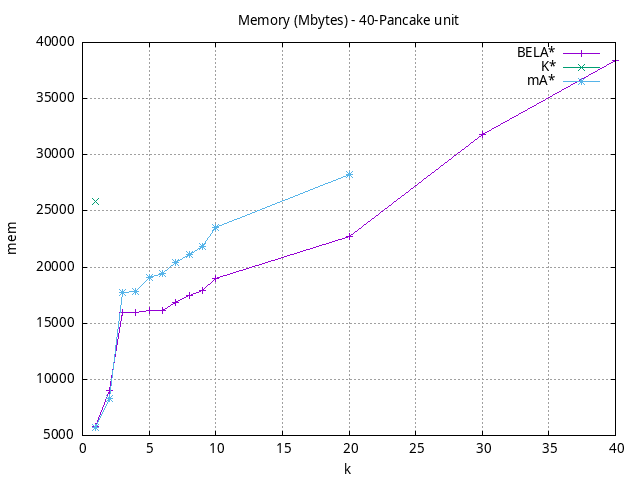

The gnuplot source for this figure:
#!/usr/bin/gnuplot
# -*- coding: utf-8 -*-
#
# results/n-pancake/unit/40/40pancake.heuristic.mem.gnuplot
#
# Started on 04/11/2024 16:45:01
# Author: Carlos Linares López
set grid
set xlabel "k"
set ylabel "mem"

set title "Memory (Mbytes) - 40-Pancake unit"

set terminal png enhanced font "Ariel,10"
set output '40pancake.heuristic.mem.png'

plot "-" title "BELA*"      with linesp, "-" title "K*"      with linesp, "-" title "mA*"      with linesp

	1 5778.1
	2 8969.52
	3 15938.05
	4 15931.72
	5 16131.12
	6 16133.72
	7 16863.91
	8 17476.62
	9 17945.12
	10 19000.14
	20 22701.99
	30 31786.51
	40 38396.69
end
	1 25859.42
end
	1 5677.61
	2 8258.9
	3 17701.0
	4 17780.14
	5 19042.8
	6 19417.22
	7 20379.78
	8 21162.53
	9 21803.58
	10 23489.86
	20 28206.66
end
